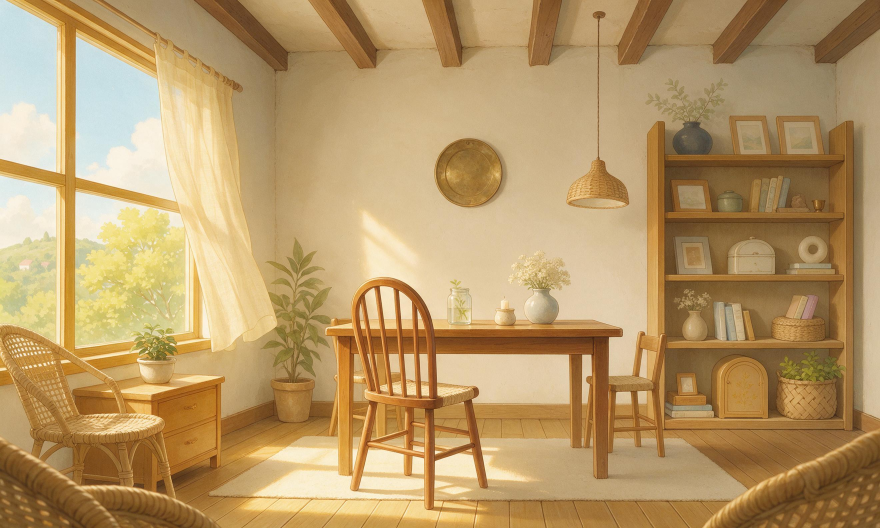
#> input picture companion/assets/life/room.jpg, 2640 x 1584 px (shown at 1/3 size)
$ python check_life_art.py
#> lines starting #> are read from the running program, lines starting #| are printed output that depends on the picture
#> in main, img is the input picture: PIL image 2640x1584 RGB; mean R, G, B 184.3, 153.1, 104.6
#> pass 3 of the loop in main, `for name in backgrounds + props:`:
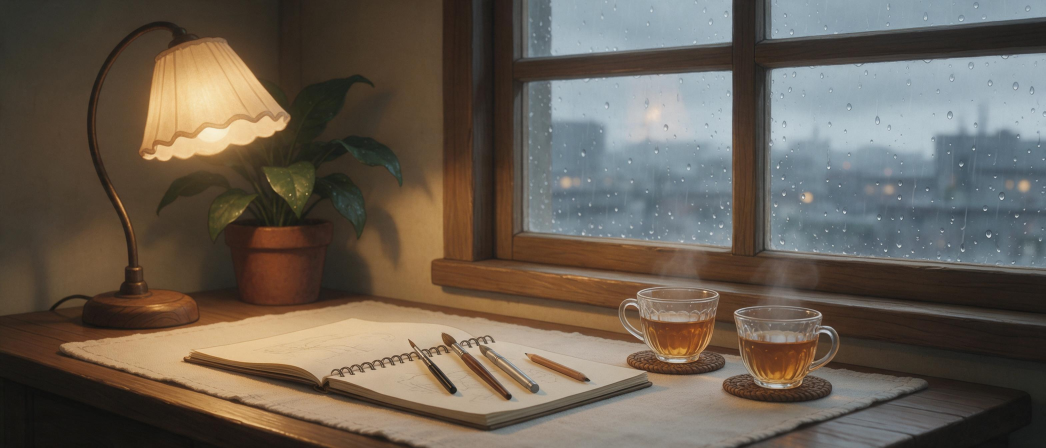
#> input picture companion/assets/life/activities.jpg, 3136 x 1344 px (shown at 1/3 size)
#> in main, img is the input picture: PIL image 3136x1344 RGB; mean R, G, B 105, 95, 83.5
#> the loop made 98 passes; the first 3 are shown
"""Validate and create contact sheets for the shared-life artwork."""
from pathlib import Path
from PIL import Image, ImageDraw
from generate_life_art import BLUE_PROPS, JOBS, OUT, PROPS

ARTIFACTS = Path(__file__).resolve().parents[1] / 'artifacts' / 'life-art'

def make_sheet(names, output):
    cols, cell_w, cell_h = 4, 256, 200
#> cols = 4; cell_w = 256; cell_h = 200
    rows = (len(names) + cols - 1) // cols
#> rows = 7
    sheet = Image.new('RGB', (cols * cell_w, rows * cell_h), '#ede5da')
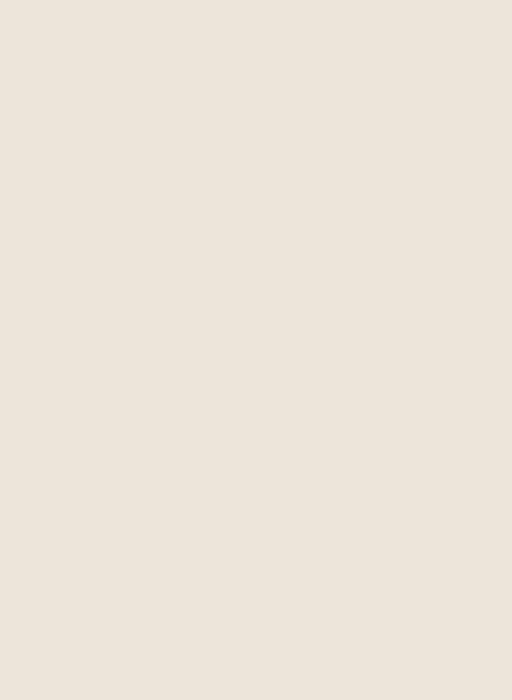
#> sheet: PIL image 1024x1400 RGB (shown at 1/2 size); mean R, G, B 237, 229, 218
    draw = ImageDraw.Draw(sheet)
    for i, name in enumerate(names):
        x, y = (i % cols) * cell_w, (i // cols) * cell_h
#> x = 0; y = 0
        path = OUT / name
        if not path.is_file():
            draw.text((x + 8, y + 8), f'MISSING {name}', fill='#b22')
            continue
        with Image.open(path) as source:
            source.load()
            picture = source.convert('RGBA')
            picture.thumbnail((cell_w - 12, cell_h - 30), Image.Resampling.LANCZOS)
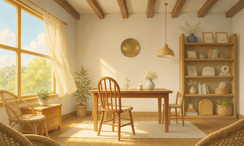
#> picture: PIL image 244x146 RGBA; mean R, G, B, A 184.3, 153.1, 104.6, 255
            bg = Image.new('RGBA', picture.size, '#d6cec3')
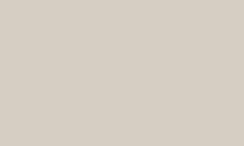
#> bg: PIL image 244x146 RGBA; mean R, G, B, A 214, 206, 195, 255
            bg.alpha_composite(picture)
            sheet.paste(bg.convert('RGB'), (x + (cell_w-picture.width)//2, y + 2))
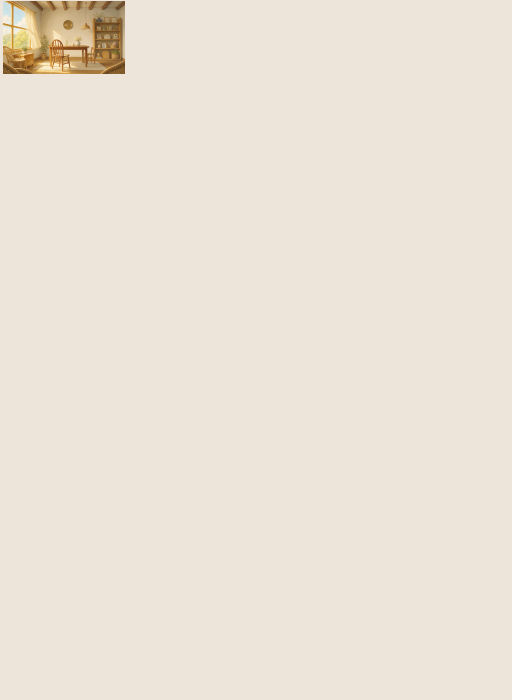
#> sheet: PIL image 1024x1400 RGB (shown at 1/2 size); mean R, G, B 235.7, 227.1, 215.2
#> pass 3 of the loop in make_sheet, `for i, name in enumerate(names):`:
#> x = 512
#> in make_sheet, `bg = Image.new('RGBA', picture.size, '#d6cec3')`:
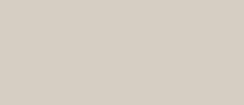
#> bg: PIL image 244x105 RGBA; mean R, G, B, A 214, 206, 195, 255
#> in make_sheet, `sheet.paste(bg.convert('RGB'), (x + (cell_w-picture.width)//2, y + 2))`:
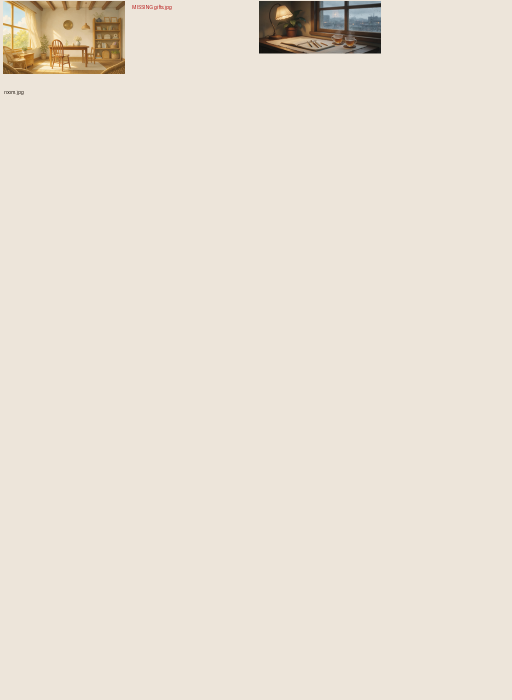
#> sheet: PIL image 1024x1400 RGB (shown at 1/2 size); mean R, G, B 233.3, 224.7, 212.7
#> the loop made 25 passes; the first 3 are shown
            draw.text((x + 8, y + cell_h - 22), name, fill='#30271f')
    output.parent.mkdir(parents=True, exist_ok=True)
    sheet.save(output, quality=88)
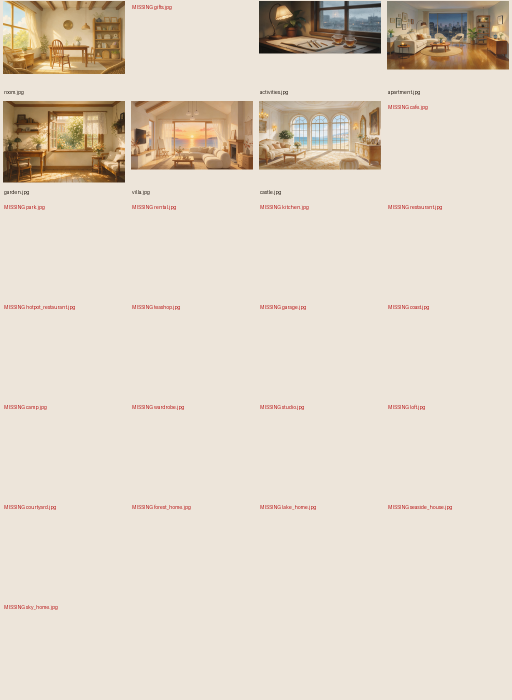
#> saved as backgrounds.jpg: PIL image 1024x1400 RGB (shown at 1/2 size); mean R, G, B 226.5, 215.3, 201.1

def main():
    backgrounds = list(JOBS)
    props = [f'{name}.png' for name in [*PROPS, *BLUE_PROPS]]
    errors = []
    for name in backgrounds + props:
        path = OUT / name
        try:
            with Image.open(path) as img:
                img.verify()
            with Image.open(path) as img:
                if name.endswith('.png') and (img.mode != 'RGBA' or img.getchannel('A').getextrema()[0] > 0):
                    errors.append(f'{name}: missing transparency')
                if min(img.size) < 192:
                    errors.append(f'{name}: too small')
        except Exception as exc:
            errors.append(f'{name}: {type(exc).__name__}')
    make_sheet(backgrounds, ARTIFACTS / 'backgrounds.jpg')
    make_sheet(props, ARTIFACTS / 'props.jpg')
#> in make_sheet (call 2), `sheet = Image.new('RGB', (cols * cell_w, rows * cell_h), '#ede5da')`:
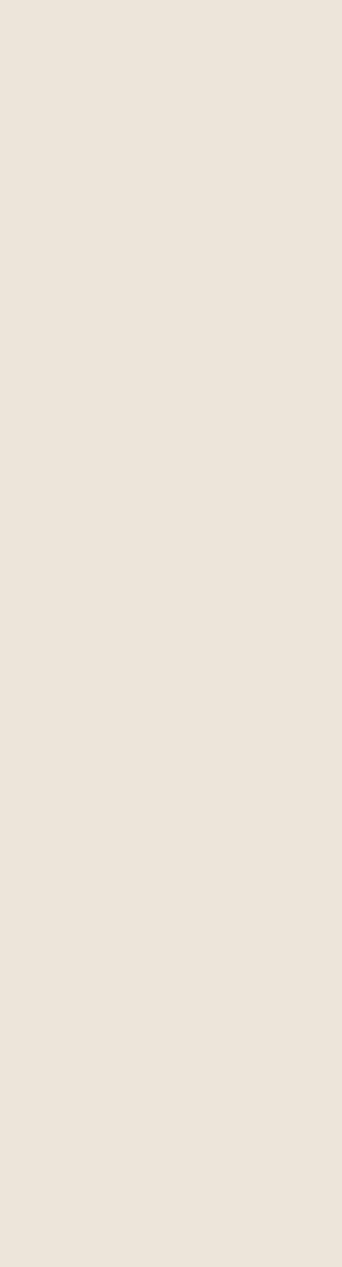
#> sheet: PIL image 1024x3800 RGB (shown at 1/3 size); mean R, G, B 237, 229, 218
#> pass 3 of the loop in make_sheet, `for i, name in enumerate(names):`:
#> the loop made 73 passes; the first 3 are shown
#> in make_sheet (call 2), `sheet.save(output, quality=88)`:
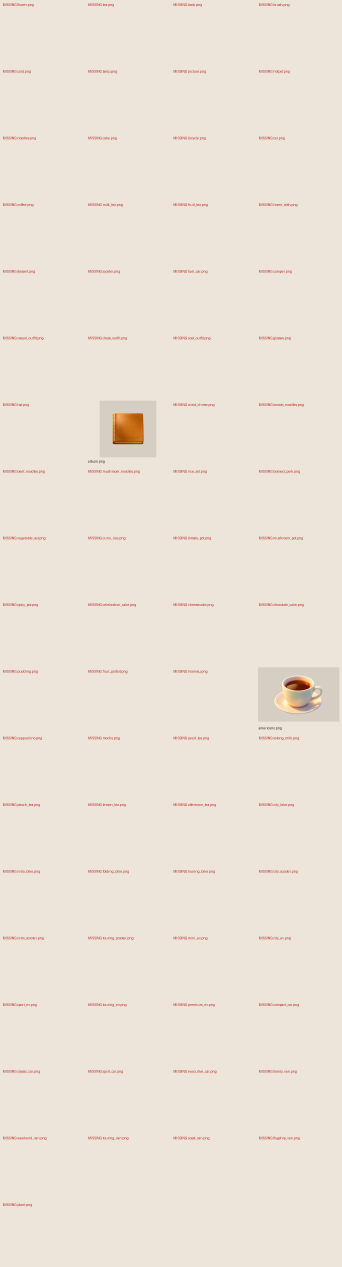
#> saved as props.jpg: PIL image 1024x3800 RGB (shown at 1/3 size); mean R, G, B 236.2, 227.3, 216.1
    print(f'checked={len(backgrounds) + len(props)} errors={len(errors)}')
    for error in errors:
        print(error)
    if errors:
#> (the run stopped early here; a loop or call above may not have finished)
